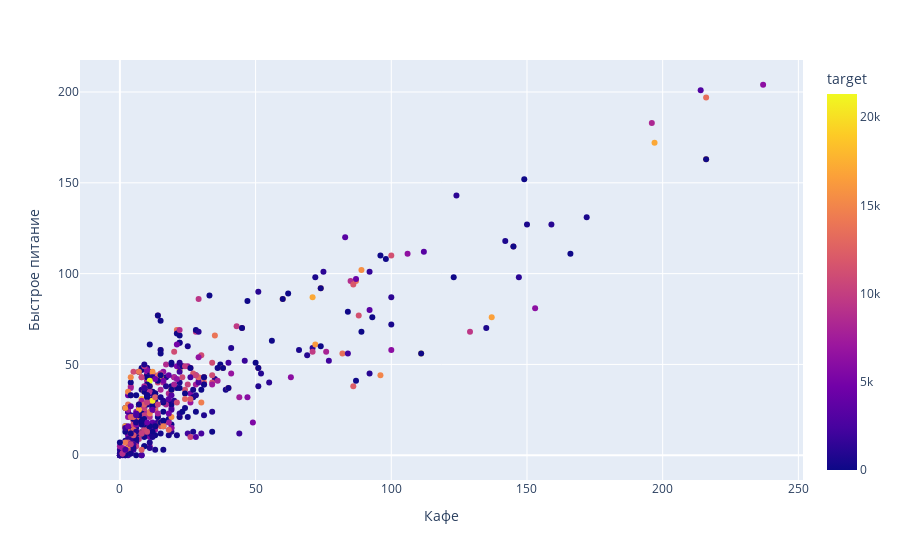

The notebook cell saved with this chart:
### Code cell
fig = px.scatter(data, x='Кафе', y='Быстрое питание', color='target')
fig.show()

### Figure 1 — Plotly figure (JSON) as saved in the notebook; plotly's stock layout.template omitted (floating-point values rounded to 4 significant figures; data arrays with more than 128 entries replaced by an {"elided": "..."} marker saying what was removed)
{"data": [{"hovertemplate": "Кафе=%{x}<br>Быстрое питание=%{y}<br>target=%{marker.color}<extra></extra>", "legendgroup": "", "marker": {"color": {"elided": "535 int values"}, "coloraxis": "coloraxis", "symbol": "circle"}, "mode": "markers", "name": "", "orientation": "v", "showlegend": false, "type": "scatter", "x": {"elided": "535 int values"}, "xaxis": "x", "y": {"elided": "535 int values"}, "yaxis": "y"}], "layout": {"coloraxis": {"colorbar": {"title": {"text": "target"}}, "colorscale": [[0, "#0d0887"], [0.1111, "#46039f"], [0.2222, "#7201a8"], [0.3333, "#9c179e"], [0.4444, "#bd3786"], [0.5556, "#d8576b"], [0.6667, "#ed7953"], [0.7778, "#fb9f3a"], [0.8889, "#fdca26"], [1, "#f0f921"]]}, "legend": {"tracegroupgap": 0}, "margin": {"t": 60}, "xaxis": {"anchor": "y", "domain": [0, 1], "title": {"text": "Кафе"}}, "yaxis": {"anchor": "x", "domain": [0, 1], "title": {"text": "Быстрое питание"}}}}
